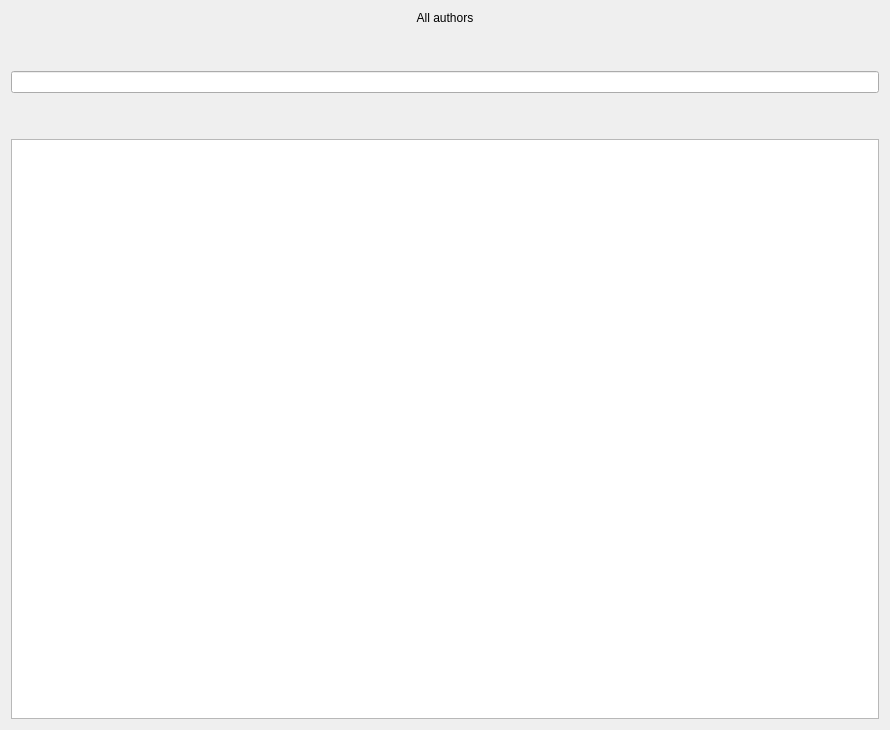
<?xml version="1.0" encoding="UTF-8"?>
<ui version="4.0">
 <class>allAuthors_window</class>
 <widget class="QWidget" name="allAuthors_window">
  <property name="geometry">
   <rect>
    <x>0</x>
    <y>0</y>
    <width>890</width>
    <height>730</height>
   </rect>
  </property>
  <property name="windowTitle">
   <string>Form</string>
  </property>
  <layout class="QVBoxLayout" name="verticalLayout_2">
   <item>
    <widget class="QLabel" name="label">
     <property name="text">
      <string>All authors</string>
     </property>
     <property name="alignment">
      <set>Qt::AlignCenter</set>
     </property>
    </widget>
   </item>
   <item>
    <spacer name="verticalSpacer_2">
     <property name="orientation">
      <enum>Qt::Vertical</enum>
     </property>
     <property name="sizeType">
      <enum>QSizePolicy::Preferred</enum>
     </property>
     <property name="sizeHint" stdset="0">
      <size>
       <width>20</width>
       <height>40</height>
      </size>
     </property>
    </spacer>
   </item>
   <item>
    <widget class="QLineEdit" name="lineEdit"/>
   </item>
   <item>
    <spacer name="verticalSpacer">
     <property name="orientation">
      <enum>Qt::Vertical</enum>
     </property>
     <property name="sizeType">
      <enum>QSizePolicy::Preferred</enum>
     </property>
     <property name="sizeHint" stdset="0">
      <size>
       <width>20</width>
       <height>40</height>
      </size>
     </property>
    </spacer>
   </item>
   <item>
    <widget class="QTableView" name="tableView">
     <property name="editTriggers">
      <set>QAbstractItemView::NoEditTriggers</set>
     </property>
    </widget>
   </item>
  </layout>
 </widget>
 <resources/>
 <connections/>
</ui>
